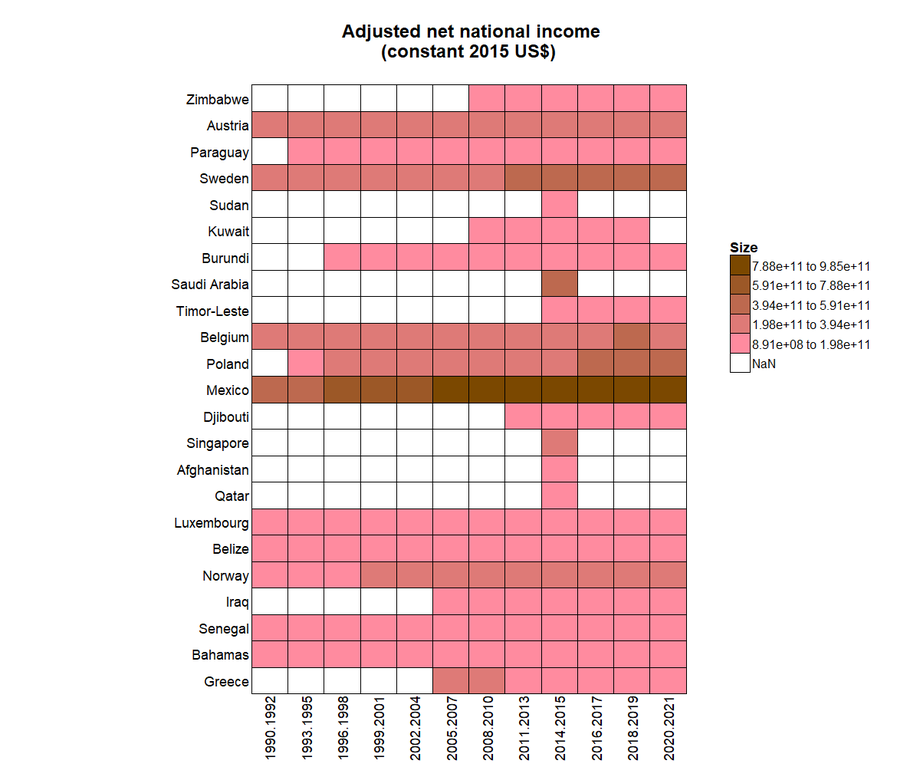
#> input picture generated-heatmaps/Adjusted_net_national_income__constant_2015_US__.png, 920 x 767 px, shrunk from 1200 x 1000 before the run, found by its file name; its folder holds only this picture in this run
$ jupyter execute main.ipynb
#> lines starting #> are read from the running program, lines starting #| are printed output that depends on the picture; after the words box and inside, x2 and y2 are one past the last pixel; in counts of white or black regions, pixels touching at a corner belong together
[cell 1]
import cv2
import numpy as np
from PIL import Image
import matplotlib.pyplot as plt
import pytesseract
import os


class ROI:
  '''
  Identifies the region of interest.
  '''

  def __init__(self, image_path):
    self.image_path = image_path
    self.image = cv2.imread(self.image_path)
    self.contours = self.find_contours()
    self.image_np = np.array(self.image)
    self.largest_contour = self.detect_grid()
    self.legend = self.detect_color_legend()

  def find_contours(self):

    gray = cv2.cvtColor(self.image, cv2.COLOR_BGR2GRAY)
    _, thresh = cv2.threshold(gray, 200, 255, cv2.THRESH_BINARY_INV)
    contours, _ = cv2.findContours(thresh, cv2.RETR_EXTERNAL, cv2.CHAIN_APPROX_SIMPLE)

    return contours

  def detect_grid(self):
    max_area = 0
    largest_contour = None

    for contour in self.contours:
      area = cv2.contourArea(contour)

      if area > max_area:
        max_area = area
        largest_contour = contour

    return largest_contour

  def detect_color_legend(self):

    for contour in self.contours:
      area = cv2.contourArea(contour)

      if 1000 < area < 10000:
        #self.draw_bounding_box(contour)
        x, y, width, height = cv2.boundingRect(contour)
        return (x, y, width, height)

  # Display the cropped region of interest
  # [45 lines left out: functions draw_bounding_box, detect_title_roi, detect_yaxis_roi, detect_xaxis_roi, detect_legend_roi, not called in this run]


class ColorExtractor(ROI):
  '''
  Extracts color in the given image contour
  '''

  def __init__(self, image_path):
    super().__init__(image_path)
    self.image_path = image_path
    self.color_legend = self.detect_color_legend()

  def extract_legend_color(self):
    image = Image.open(self.image_path).convert('RGB')
    image_array = np.array(image)

    x, y, width, height = map(int, self.color_legend)
    legend_roi = image_array[y:y+height, x:x+width]

    unique_colors = []
    for row in legend_roi:
        for color in row:
            if not np.array_equal(color, [0, 0, 0]) and not any(np.array_equal(color, c) for c in unique_colors):
                unique_colors.append(color)

    unique_colors = np.array(unique_colors)

    plt.figure(figsize=(10, 2))
    plt.imshow([unique_colors], aspect='auto')
    plt.title(self.image_path)
    plt.axis('off')
    plt.show()

  def extract_gridcells_color(self):
    pass


class TextExtraction(ColorExtractor):
  '''
  Extracts the text in the given region of interest.
  '''
  # [40 lines left out: functions __init__, extract_title, extract_yaxis_labels, extract_xaxis_labels, extract_legend_values, remove_legend, not called in this run]


class GridProcessor:
  pass


class ColorMapping(TextExtraction, GridProcessor):

  def __init__(self, image_path):
    super.__init__(self, image_path)
    pass

  def map_legend_values(self):
    pass

  def map_gridcells_values(self):
    pass

[cell 2]
import os
import numpy as np
import matplotlib.pyplot as plt

[cell 3]
class HeatmapEncoder:

  def __init__(self, input_dir):
    self.input_dir = input_dir

  def run_main(self):

    images = sorted(os.listdir(self.input_dir), key=lambda x: [ord(c) for c in x])

    for image in images:
      image_path = os.path.join(self.input_dir, image)
      print(f"Processing file: {image_path}")  # Debugging statement
      test = ColorExtractor(image_path)
#> in __init__, self.image is the input picture: shape (767, 920, 3); mean B, G, R 217.4, 216, 240.5
#> in find_contours, `gray = cv2.cvtColor(self.image, cv2.COLOR_BGR2GRAY)`:
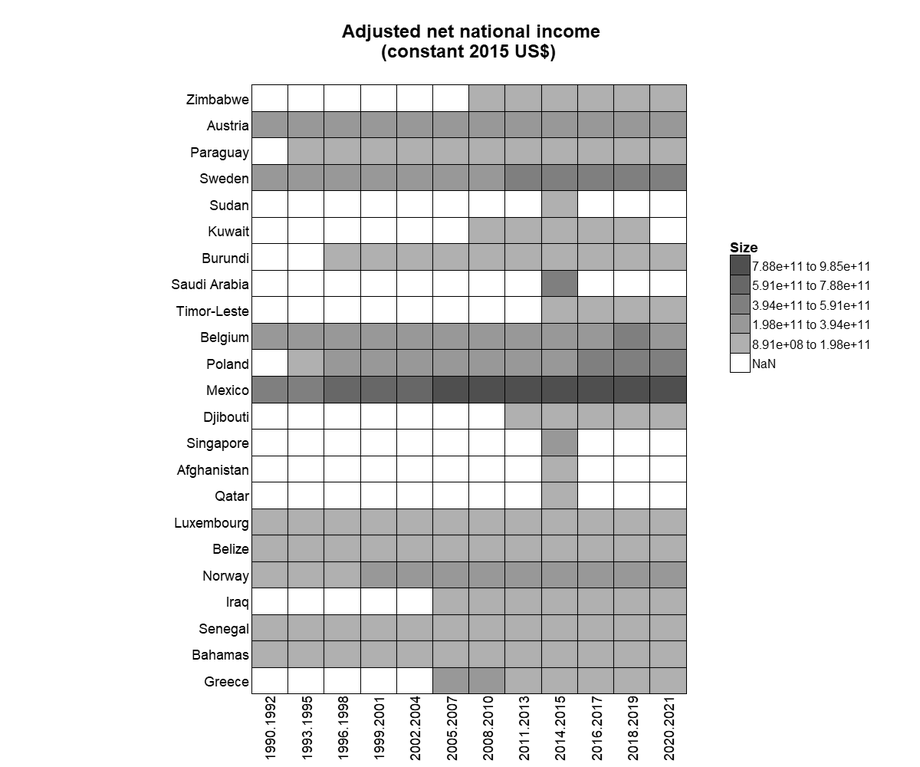
#> gray: shape (767, 920); min 0, max 255, mean 223.5
#> in find_contours, `_, thresh = cv2.threshold(gray, 200, 255, cv2.THRESH_BINARY_INV)`:
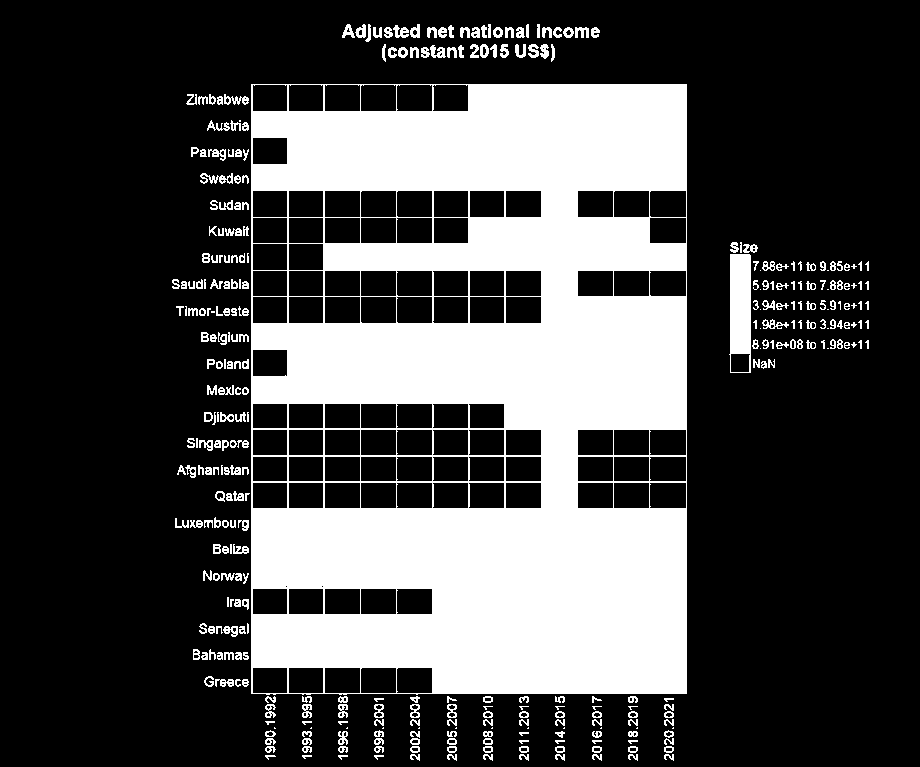
#> thresh: shape (767, 920); 28.2% white; 357 white regions (43 under 20 px)
#> in find_contours, `contours, _ = cv2.findContours(thresh, cv2.RETR_EXTERNAL, cv2.CHAIN_AP..`: contours = 357 contours, 131 with area under 20; largest, box (x1, y1, x2, y2) and area: (251, 84, 687, 695) 264938, (729, 254, 751, 373) 2360, (200, 173, 233, 184) 128, (224, 94, 249, 105) 108, (430, 45, 446, 58) 101
#> in __init__, `self.contours = self.find_contours()`: self.contours has the same summary as contours in find_contours
#> the loop in detect_grid, `for contour in self.contours:` made 357 passes
#> (area, max_area) on passes 7, 8, 12, 13, 15, 43, 84, 213, 284, 317: (20.5, 20.5), (21, 21), (21.5, 21.5), (47.5, 47.5), (48.5, 48.5), (74.5, 74.5), (92.5, 92.5), (98, 98), (2360.5, 2360.5), (264938, 264938)
#> area on passes 9, 10, 11, 14, 16, 17: 21, 21, 20, 47.5, 48.5, 48.5
#> after the loop in detect_grid, `for contour in self.contours:`: largest_contour = contour of 31 points, box (x1, y1, x2, y2) (251, 84, 687, 695), area 264938; max_area = 264938
#> in __init__, `self.largest_contour = self.detect_grid()`: self.largest_contour has the same summary as largest_contour in detect_grid
#> the loop in detect_color_legend, `for contour in self.contours:` made 284 passes
#> (area, x, y, width, height) on pass 284: (2360.5, 729, 254, 22, 119)
#> area on passes 7 to 12: 20.5, 21, 21, 21, 20, 21.5
#> in __init__, `self.legend = self.detect_color_legend()`: self.legend = (729, 254, 22, 119)
      test.extract_legend_color()
#> in extract_legend_color, `x, y, width, height = map(int, self.color_legend)`: x = 729; y = 254; width = 22; height = 119
#> in extract_legend_color, `legend_roi = image_array[y:y+height, x:x+width]`:
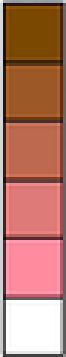
#> legend_roi: shape (119, 22, 3) (shown 3 times larger); mean R, G, B 179, 121.8, 104.3
#> the loop in extract_legend_color, `for row in legend_roi:` made 119 passes
#> after the loop in extract_legend_color, `for row in legend_roi:`: unique_colors = 346 items, first 6: [245, 244, 244], [164, 166, 168], [155, 161, 168], [154, 159, 165], [152, 156, 164], [152, 157, 164]
#> in extract_legend_color, `unique_colors = np.array(unique_colors)`: unique_colors = 346 rows, first 8: [245, 244, 244], [164, 166, 168], [155, 161, 168], [154, 159, 165], [152, 156, 164], [152, 157, 164], [153, 159, 166], [156, 161, 168]
#> in extract_legend_color, `plt.show()`:
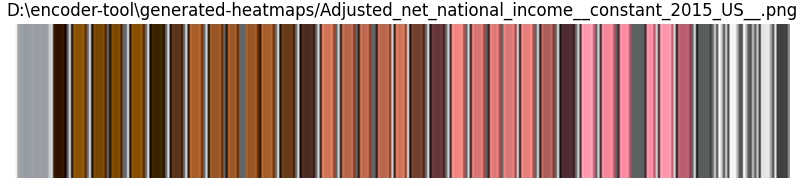
#> figure drawn by matplotlib, 1 panel
